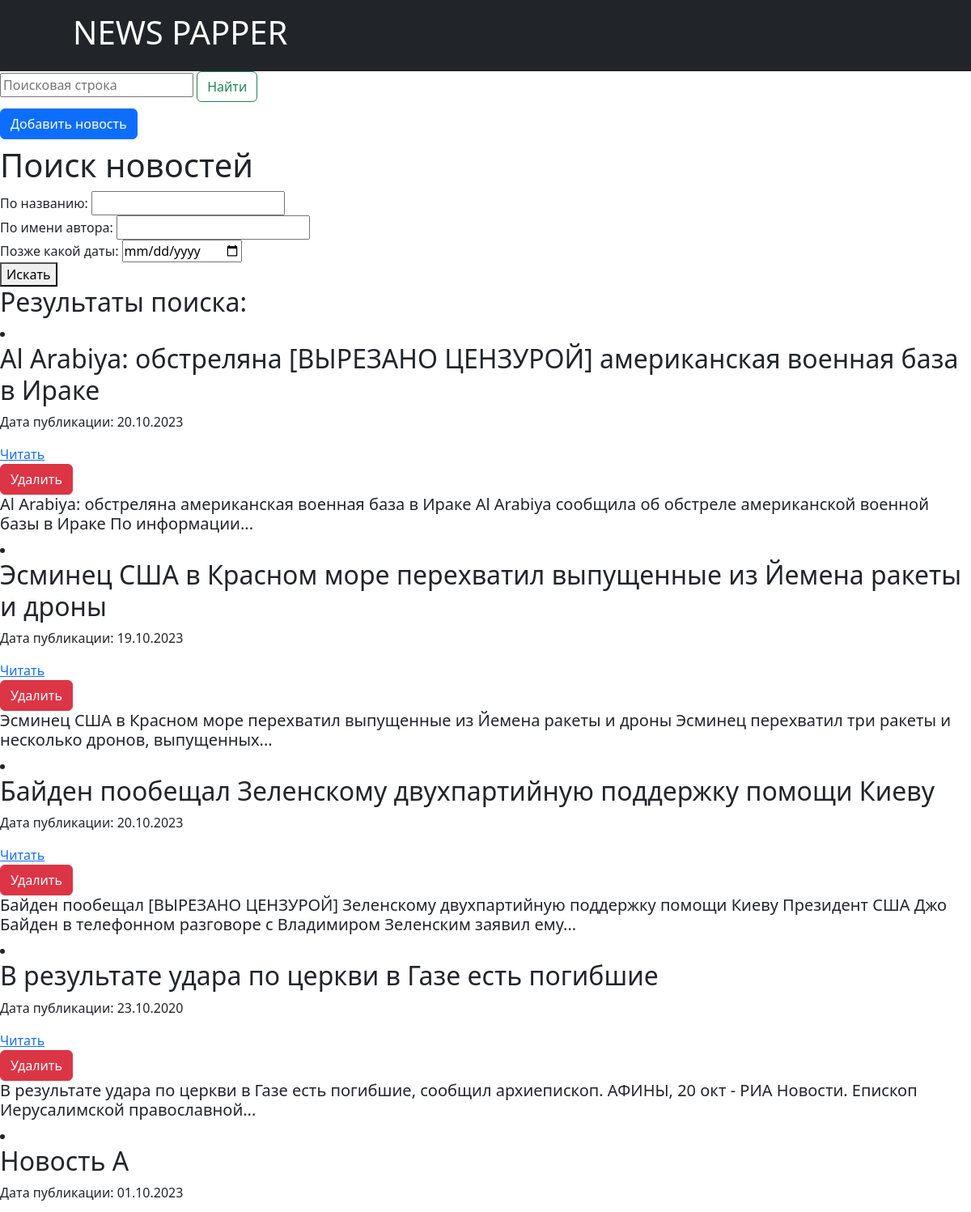
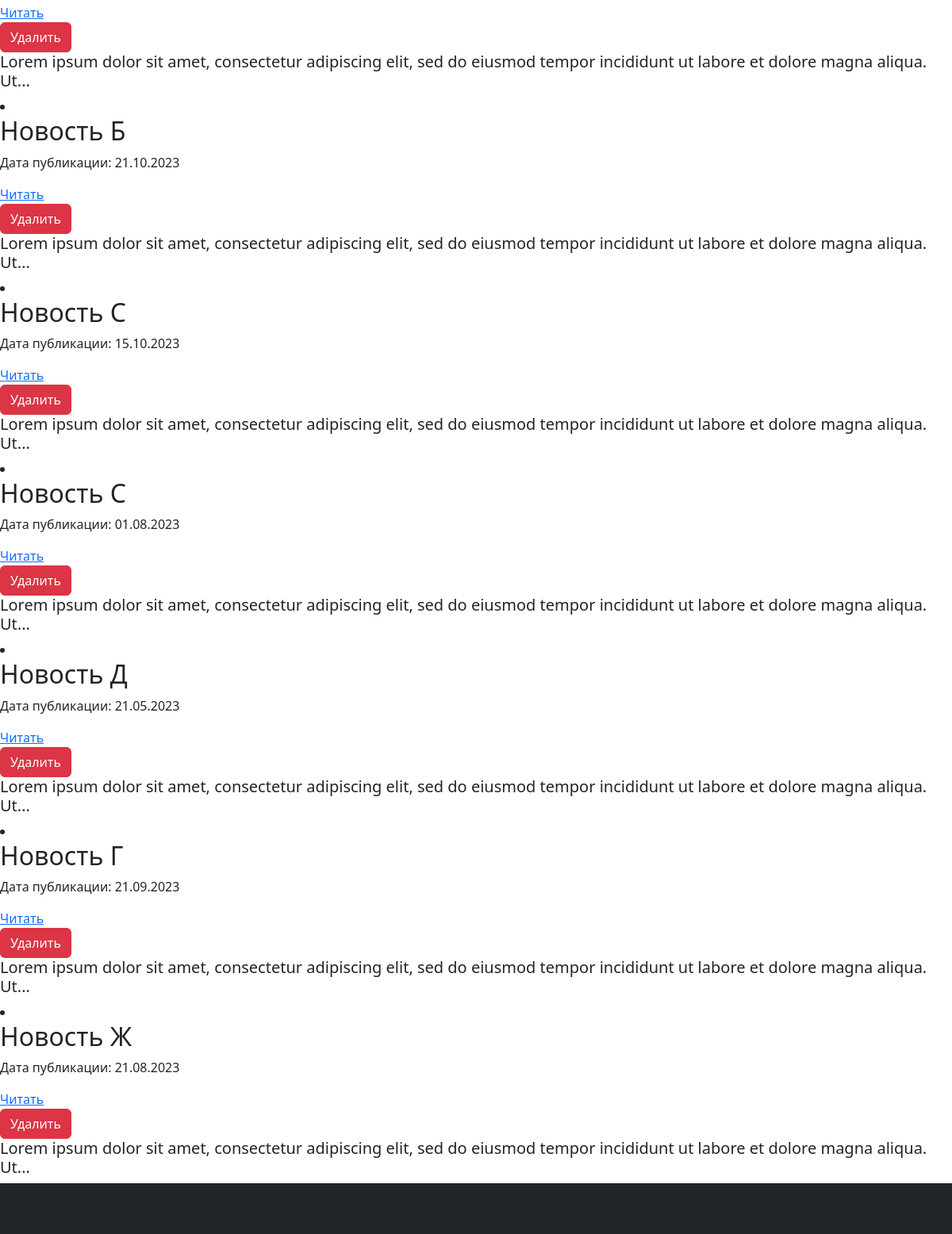
The app's page /news/search/ with its own data (2 pictures, top to bottom).
### news/models.py (models this page shows, shortened)
class News(models.Model):
    title = models.CharField(max_length=100)
    text = models.TextField()
    pub_date = models.DateTimeField('date published')
    author = models.ForeignKey(User, on_delete=models.CASCADE, default=None, null=True)
    def get_short_text(self):
        return " ".join(self.text.split()[:20]) + "..."
    def get_formatted_date(self):
        return self.pub_date.strftime("%d.%m.%Y")

### news/views.py (the view)
# urls.py: path('search/', search_news, name='search_results'),
def search_news(request):
    title = request.GET.get('title', '')
    author = request.GET.get('author', '')
    date = request.GET.get('date', '')
    search_q = Q()
    if title:
        search_q |= Q(title__icontains=title)
    if author:
        search_q |= Q(author__username__icontains=author)
    if date:
        search_q |= Q(pub_date__gt=date)
    news_list = News.objects.filter(search_q)
    return render(request, 'search_news.html', {'news_list': news_list})

### news/templatetags/custom_filters.py (called while the page is built)
@register.filter(name='censor')
def censor_text(value):
    for word in UNDESIRABLE_WORDS:
        value = value.replace(word, '[ВЫРЕЗАНО ЦЕНЗУРОЙ]')
    return value

### news/templates/search_news.html
{% extends 'default.html' %}
{% load custom_filters %}
{% block content %}
<h1>Поиск новостей</h1>
<form action="{% url 'news:search_results' %}" method="get">
    <label for="search_title">По названию:</label>
    <input type="text" id="search_title" name="title">
    <br>
    <label for="search_author">По имени автора:</label>
    <input type="text" id="search_author" name="author">
    <br>
    <label for="search_date">Позже какой даты:</label>
    <input type="date" id="search_date" name="date">
    <br>
    <button type="submit">Искать</button>
</form>
<h2>Результаты поиска:</h2>
{% for news in news_list %}
    <div>
        <li>
            <h2>{{ news.title|censor }}</h2>
            <p>Дата публикации: {{ news.get_formatted_date }}</p>
            <a href="{% url 'news:news_detail' news.pk %}">Читать</a><br>
            <a href="{% url 'news:delete_news' news.pk %}" class="btn btn-danger">Удалить</a>
            <h5>{{ news.get_short_text|censor }}</h5>
        </li>
    </div>
{% empty %}
    <p>По вашему запросу ничего не найдено.</p>
{% endfor %}
{% endblock %}

### records on screen
News: title|censor "Al Arabiya: обстреляна [ВЫРЕЗАНО ЦЕНЗУРОЙ] американская военная база в Ираке", get_formatted_date "20.10.2023", get_short_text|censor "Al Arabiya: обстреляна американская военная база в Ираке Al Arabiya сообщила об обстреле американской военной базы в Ираке По информации..."
News: title|censor "Эсминец США в Красном море перехватил выпущенные из Йемена ракеты и дроны", get_formatted_date "19.10.2023", get_short_text|censor "Эсминец США в Красном море перехватил выпущенные из Йемена ракеты и дроны Эсминец перехватил три ракеты и несколько дронов, выпущенных..."
News: title|censor "Байден пообещал Зеленскому двухпартийную поддержку помощи Киеву", get_formatted_date "20.10.2023", get_short_text|censor "Байден пообещал [ВЫРЕЗАНО ЦЕНЗУРОЙ] Зеленскому двухпартийную поддержку помощи Киеву Президент США Джо Байден в телефонном разговоре с Владимиром Зеленским заявил ему..."
News: title|censor "В результате удара по церкви в Газе есть погибшие", get_formatted_date "23.10.2020", get_short_text|censor "В результате удара по церкви в Газе есть погибшие, сообщил архиепископ. АФИНЫ, 20 окт - РИА Новости. Епископ Иерусалимской православной..."
News: title|censor "Новость А", get_formatted_date "01.10.2023", get_short_text|censor "Lorem ipsum dolor sit amet, consectetur adipiscing elit, sed do eiusmod tempor incididunt ut labore et dolore magna aliqua. Ut..."
News: title|censor "Новость Б", get_formatted_date "21.10.2023", get_short_text|censor "Lorem ipsum dolor sit amet, consectetur adipiscing elit, sed do eiusmod tempor incididunt ut labore et dolore magna aliqua. Ut..."
News: title|censor "Новость С", get_formatted_date "15.10.2023", get_short_text|censor "Lorem ipsum dolor sit amet, consectetur adipiscing elit, sed do eiusmod tempor incididunt ut labore et dolore magna aliqua. Ut..."
News: title|censor "Новость С", get_formatted_date "01.08.2023", get_short_text|censor "Lorem ipsum dolor sit amet, consectetur adipiscing elit, sed do eiusmod tempor incididunt ut labore et dolore magna aliqua. Ut..."
News: title|censor "Новость Д", get_formatted_date "21.05.2023", get_short_text|censor "Lorem ipsum dolor sit amet, consectetur adipiscing elit, sed do eiusmod tempor incididunt ut labore et dolore magna aliqua. Ut..."
News: title|censor "Новость Г", get_formatted_date "21.09.2023", get_short_text|censor "Lorem ipsum dolor sit amet, consectetur adipiscing elit, sed do eiusmod tempor incididunt ut labore et dolore magna aliqua. Ut..."
News: title|censor "Новость Ж", get_formatted_date "21.08.2023", get_short_text|censor "Lorem ipsum dolor sit amet, consectetur adipiscing elit, sed do eiusmod tempor incididunt ut labore et dolore magna aliqua. Ut..."
